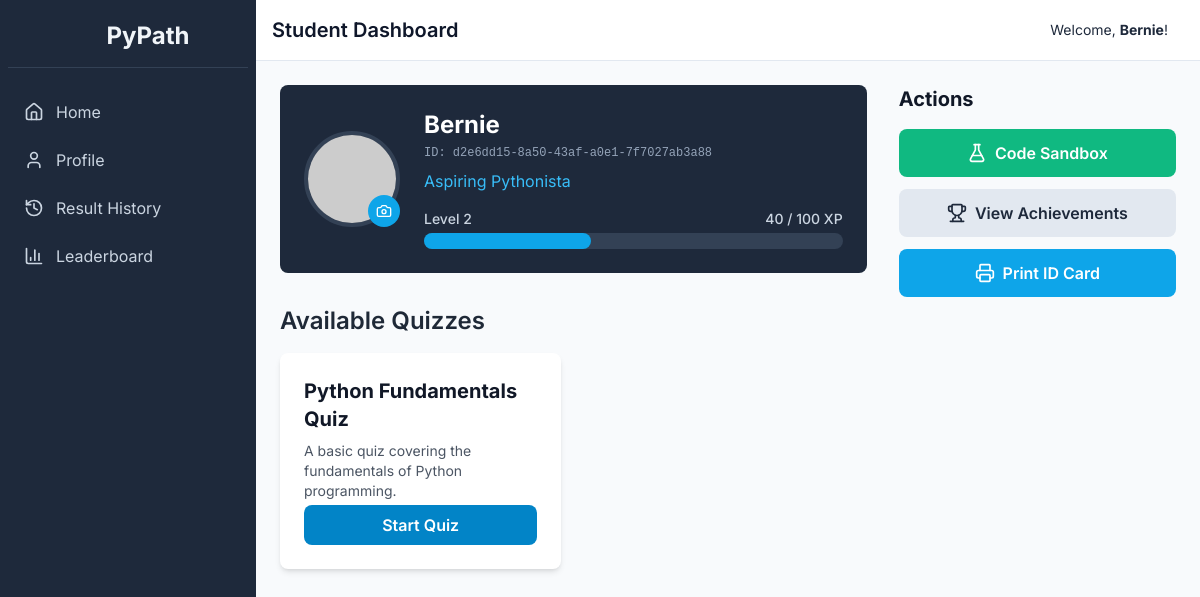
/dashboard (signed in), run on an earlier commit of the app's database.
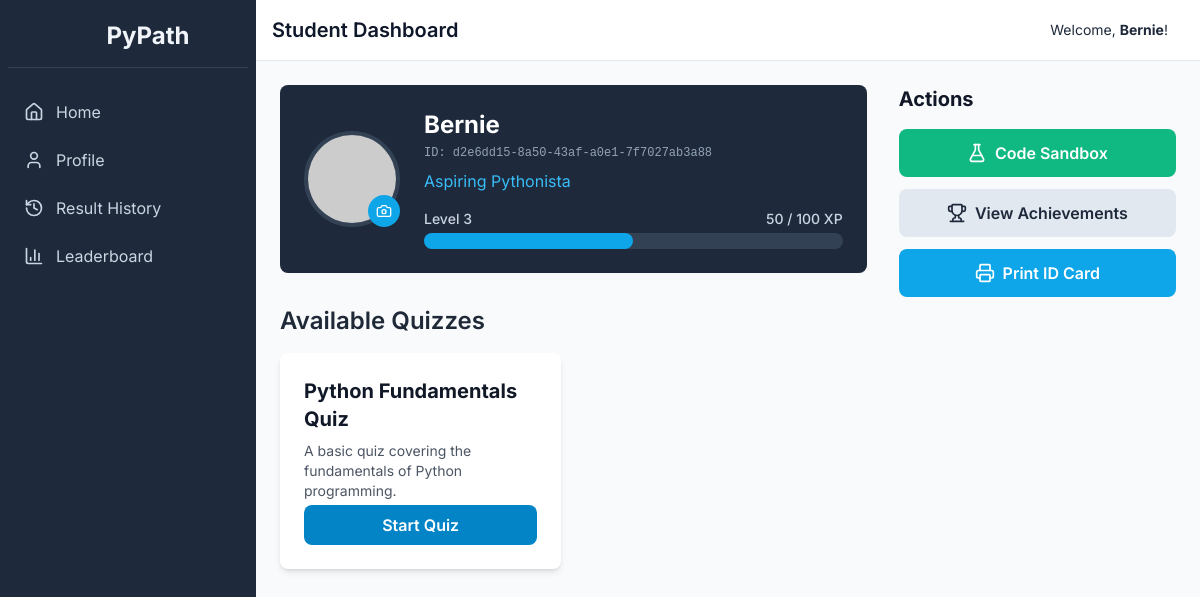
And on a later commit of the database.
### tables this page shows
CREATE TABLE users (
    id INTEGER PRIMARY KEY AUTOINCREMENT,
    username TEXT NOT NULL UNIQUE,
    password TEXT NOT NULL,
    student_code TEXT NOT NULL UNIQUE,
    first_name TEXT NOT NULL,
    last_name TEXT NOT NULL,
    middle_name TEXT,
    profile_image TEXT, -- Base64 image data
    is_admin INTEGER NOT NULL DEFAULT 0,
    level INTEGER NOT NULL DEFAULT 1,
    xp INTEGER NOT NULL DEFAULT 0
);

### app.py (the view)
@app.route('/dashboard')
def dashboard():
    if not get_user_id(): return redirect(url_for('login'))
    conn = get_db_connection()
    if is_admin():
        student_count = conn.execute('SELECT COUNT(*) FROM users WHERE is_admin = 0').fetchone()[0]
        quiz_count = conn.execute('SELECT COUNT(*) FROM question_sets').fetchone()[0]
        latest_scores = conn.execute('''
            SELECT u.first_name || ' ' || u.last_name as student_name, MAX(r.score * 100.0 / r.total_questions) as latest_score
            FROM results r
            JOIN users u ON r.user_id = u.id
            WHERE u.is_admin = 0
            GROUP BY u.id
            ORDER BY latest_score DESC
        ''').fetchall()
        passed_count = sum(1 for row in latest_scores if row['latest_score'] >= PASSING_THRESHOLD)
        failed_count = len(latest_scores) - passed_count
        total_students_with_scores = len(latest_scores)
        pass_rate = (passed_count / total_students_with_scores) * 100 if total_students_with_scores > 0 else 0
        avg_score = sum(row['latest_score'] for row in latest_scores) / total_students_with_scores if total_students_with_scores > 0 else 0
        all_topics_raw = conn.execute('SELECT DISTINCT topic FROM questions').fetchall()
        all_topics = {row['topic']: 0 for row in all_topics_raw}
        topic_correctness = conn.execute('''
            SELECT q.topic, COUNT(DISTINCT r.user_id) as student_count
            FROM student_answers sa
            JOIN results r ON sa.result_id = r.id
            JOIN questions q ON sa.question_id = q.id
            WHERE sa.is_correct = 1
            GROUP BY q.topic
        ''').fetchall()
        for row in topic_correctness:
            if row['topic'] in all_topics:
                all_topics[row['topic']] = row['student_count']
        topic_chart_labels = list(all_topics.keys())
        topic_chart_values = list(all_topics.values())
        conn.close()
        return render_template('admin/dashboard.html',
                               student_count=student_count,
                               quiz_count=quiz_count,
                               avg_score=avg_score,
                               passed_count=passed_count,
                               failed_count=failed_count,
                               pass_rate=pass_rate,
                               topic_chart_labels=topic_chart_labels,
                               topic_chart_values=topic_chart_values)
    else:
        user = conn.execute('SELECT * FROM users WHERE id = ?', (get_user_id(),)).fetchone()
        sets = conn.execute('SELECT * FROM question_sets').fetchall()
        proficiency_raw = conn.execute('SELECT * FROM student_topic_mastery WHERE user_id = ?', (get_user_id(),)).fetchall()
        proficiency = []
        for topic_data in proficiency_raw:
            topic_dict = dict(topic_data)
            topic_dict['percentage'] = (topic_data['xp'] / XP_TO_LEVEL_UP) * 100
            topic_dict['study_link'] = W3SCHOOLS_LINKS.get(topic_data['topic'], '#')
            proficiency.append(topic_dict)
        user_data = dict(user)
        user_data['next_level_xp'] = XP_TO_LEVEL_UP
        history_data = conn.execute('''
            SELECT score, total_questions
            FROM results
            WHERE user_id = ?
            ORDER BY timestamp ASC
            LIMIT 5
        ''', (get_user_id(),)).fetchall()
        history_labels = [f"Attempt {i+1}" for i in range(len(history_data))]
        history_scores = [(row['score'] / row['total_questions']) * 100 for row in history_data]
        conn.close()
        return render_template('student/dashboard.html',
                               user=user_data,
                               sets=sets,
                               proficiency=proficiency,
                               history_labels=history_labels,
                               history_scores=history_scores)

### app.py (called while the page is built)
def get_db_connection():
    conn = sqlite3.connect('pypath.db', check_same_thread=False, detect_types=sqlite3.PARSE_DECLTYPES | sqlite3.PARSE_COLNAMES)
    conn.row_factory = sqlite3.Row
    return conn

def get_user_id():
    return session.get('user_id')

def is_admin():
    return session.get('is_admin', False)

### templates/student/dashboard.html (shortened to what the changed rows need)
{% extends "layout.html" %}
{% block header %}Student Dashboard{% endblock %}
{% block content %}
<div class="grid grid-cols-1 lg:grid-cols-3 gap-8">
    <div class="lg:col-span-2 space-y-8">
        <div class="bg-slate-800 rounded-lg p-6 text-white">
            <div class="flex items-center space-x-6">
                <div class="flex-grow">
                    <h2 class="text-2xl font-bold text-white">{{ session.first_name or session.username }}</h2>
                    <p class="text-xs font-mono text-slate-400 mt-1">ID: {{ user.student_code }}</p>
                    <p class="text-sky-400 mt-2">Aspiring Pythonista</p>
                    {% if user %}
                    <div class="mt-4">
                        <div class="flex justify-between mb-1 text-sm font-medium text-slate-300">
                            <span>Level {{ user.level }}</span>
                            <span>{{ user.xp }} / {{ user.next_level_xp }} XP</span>
                        </div>
                        <div class="w-full bg-slate-700 rounded-full h-4">
                            <div class="bg-sky-500 h-4 rounded-full" style="width: {{ (user.xp / user.next_level_xp) * 100 if user.next_level_xp > 0 else 0 }}%"></div>
                        </div>
                    </div>
                    {% endif %}
                </div>
            </div>
        </div>
        <div>
            <h2 class="text-2xl font-semibold text-gray-800 mb-4">Available Quizzes</h2>
        </div>
    </div>
</div>
{% endblock %}

What changed in the data, as far as the page shows it:
changed users "d2e6dd15-8a50-43af-a0e1-7f7027ab3a88": level "2" → "3"; xp "40" → "50"
